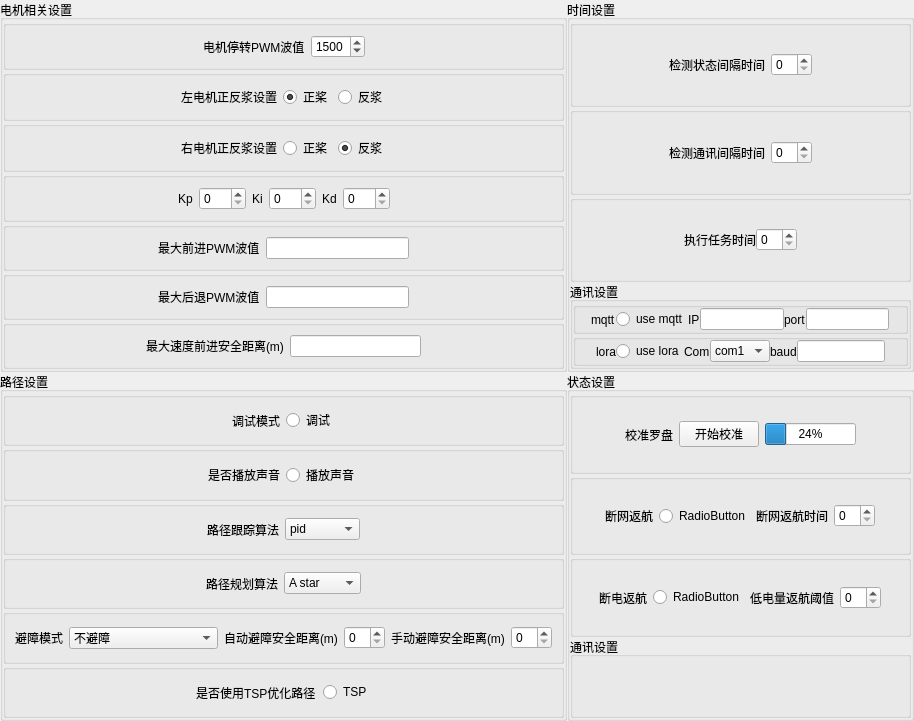
<?xml version="1.0" encoding="UTF-8"?>
<ui version="4.0">
 <class>Form</class>
 <widget class="QWidget" name="Form">
  <property name="geometry">
   <rect>
    <x>0</x>
    <y>0</y>
    <width>914</width>
    <height>721</height>
   </rect>
  </property>
  <property name="windowTitle">
   <string>Form</string>
  </property>
  <layout class="QGridLayout" name="gridLayout" rowstretch="1,1" columnstretch="1,1">
   <property name="leftMargin">
    <number>0</number>
   </property>
   <property name="topMargin">
    <number>0</number>
   </property>
   <property name="rightMargin">
    <number>0</number>
   </property>
   <property name="bottomMargin">
    <number>0</number>
   </property>
   <property name="spacing">
    <number>0</number>
   </property>
   <item row="1" column="1">
    <widget class="QGroupBox" name="groupBox_4">
     <property name="title">
      <string>状态设置</string>
     </property>
     <layout class="QVBoxLayout" name="verticalLayout_2">
      <property name="spacing">
       <number>0</number>
      </property>
      <property name="leftMargin">
       <number>0</number>
      </property>
      <property name="topMargin">
       <number>0</number>
      </property>
      <property name="rightMargin">
       <number>0</number>
      </property>
      <property name="bottomMargin">
       <number>0</number>
      </property>
      <item>
       <widget class="QGroupBox" name="groupBox_15">
        <property name="title">
         <string/>
        </property>
        <layout class="QHBoxLayout" name="horizontalLayout_8">
         <item>
          <spacer name="horizontalSpacer_17">
           <property name="orientation">
            <enum>Qt::Horizontal</enum>
           </property>
           <property name="sizeHint" stdset="0">
            <size>
             <width>40</width>
             <height>20</height>
            </size>
           </property>
          </spacer>
         </item>
         <item>
          <widget class="QLabel" name="label_5">
           <property name="text">
            <string>校准罗盘</string>
           </property>
          </widget>
         </item>
         <item>
          <widget class="QPushButton" name="celebrate_push_button">
           <property name="text">
            <string>开始校准</string>
           </property>
          </widget>
         </item>
         <item>
          <widget class="QProgressBar" name="celebrate_progress_bar">
           <property name="value">
            <number>24</number>
           </property>
          </widget>
         </item>
         <item>
          <spacer name="horizontalSpacer_18">
           <property name="orientation">
            <enum>Qt::Horizontal</enum>
           </property>
           <property name="sizeHint" stdset="0">
            <size>
             <width>40</width>
             <height>20</height>
            </size>
           </property>
          </spacer>
         </item>
        </layout>
       </widget>
      </item>
      <item>
       <widget class="QGroupBox" name="groupBox_8">
        <property name="title">
         <string/>
        </property>
        <layout class="QHBoxLayout" name="horizontalLayout_9">
         <item>
          <spacer name="horizontalSpacer_15">
           <property name="orientation">
            <enum>Qt::Horizontal</enum>
           </property>
           <property name="sizeHint" stdset="0">
            <size>
             <width>40</width>
             <height>20</height>
            </size>
           </property>
          </spacer>
         </item>
         <item>
          <widget class="QLabel" name="label_6">
           <property name="text">
            <string>断网返航</string>
           </property>
          </widget>
         </item>
         <item>
          <widget class="QRadioButton" name="network_backhome_radio_button">
           <property name="text">
            <string>RadioButton</string>
           </property>
          </widget>
         </item>
         <item>
          <widget class="QLabel" name="label_13">
           <property name="text">
            <string>断网返航时间</string>
           </property>
          </widget>
         </item>
         <item>
          <widget class="QSpinBox" name="network_backhome_spin_box"/>
         </item>
         <item>
          <spacer name="horizontalSpacer_16">
           <property name="orientation">
            <enum>Qt::Horizontal</enum>
           </property>
           <property name="sizeHint" stdset="0">
            <size>
             <width>40</width>
             <height>20</height>
            </size>
           </property>
          </spacer>
         </item>
        </layout>
       </widget>
      </item>
      <item>
       <widget class="QGroupBox" name="groupBox_7">
        <property name="title">
         <string/>
        </property>
        <layout class="QHBoxLayout" name="horizontalLayout_10">
         <item>
          <spacer name="horizontalSpacer_19">
           <property name="orientation">
            <enum>Qt::Horizontal</enum>
           </property>
           <property name="sizeHint" stdset="0">
            <size>
             <width>40</width>
             <height>20</height>
            </size>
           </property>
          </spacer>
         </item>
         <item>
          <widget class="QLabel" name="label_7">
           <property name="text">
            <string>断电返航</string>
           </property>
          </widget>
         </item>
         <item>
          <widget class="QRadioButton" name="energy_backhome_radio_button">
           <property name="text">
            <string>RadioButton</string>
           </property>
          </widget>
         </item>
         <item>
          <widget class="QLabel" name="label_14">
           <property name="text">
            <string>低电量返航阈值</string>
           </property>
          </widget>
         </item>
         <item>
          <widget class="QSpinBox" name="energy_backhome_spin_box"/>
         </item>
         <item>
          <spacer name="horizontalSpacer_20">
           <property name="orientation">
            <enum>Qt::Horizontal</enum>
           </property>
           <property name="sizeHint" stdset="0">
            <size>
             <width>40</width>
             <height>20</height>
            </size>
           </property>
          </spacer>
         </item>
        </layout>
       </widget>
      </item>
      <item>
       <widget class="QGroupBox" name="groupBox_24">
        <property name="title">
         <string>通讯设置</string>
        </property>
       </widget>
      </item>
     </layout>
    </widget>
   </item>
   <item row="0" column="0">
    <widget class="QGroupBox" name="groupBox">
     <property name="title">
      <string>电机相关设置</string>
     </property>
     <layout class="QVBoxLayout" name="verticalLayout">
      <property name="spacing">
       <number>0</number>
      </property>
      <property name="leftMargin">
       <number>0</number>
      </property>
      <property name="topMargin">
       <number>0</number>
      </property>
      <property name="rightMargin">
       <number>0</number>
      </property>
      <property name="bottomMargin">
       <number>0</number>
      </property>
      <item>
       <widget class="QGroupBox" name="groupBox_14">
        <property name="title">
         <string/>
        </property>
        <layout class="QHBoxLayout" name="horizontalLayout">
         <item>
          <spacer name="horizontalSpacer">
           <property name="orientation">
            <enum>Qt::Horizontal</enum>
           </property>
           <property name="sizeHint" stdset="0">
            <size>
             <width>40</width>
             <height>20</height>
            </size>
           </property>
          </spacer>
         </item>
         <item>
          <widget class="QLabel" name="label">
           <property name="text">
            <string>电机停转PWM波值</string>
           </property>
          </widget>
         </item>
         <item>
          <widget class="QSpinBox" name="stop_pwm_spin_box">
           <property name="minimum">
            <number>1400</number>
           </property>
           <property name="maximum">
            <number>1600</number>
           </property>
           <property name="value">
            <number>1500</number>
           </property>
          </widget>
         </item>
         <item>
          <spacer name="horizontalSpacer_2">
           <property name="orientation">
            <enum>Qt::Horizontal</enum>
           </property>
           <property name="sizeHint" stdset="0">
            <size>
             <width>40</width>
             <height>20</height>
            </size>
           </property>
          </spacer>
         </item>
        </layout>
       </widget>
      </item>
      <item>
       <widget class="QGroupBox" name="groupBox_13">
        <property name="title">
         <string/>
        </property>
        <layout class="QHBoxLayout" name="horizontalLayout_2">
         <item>
          <spacer name="horizontalSpacer_3">
           <property name="orientation">
            <enum>Qt::Horizontal</enum>
           </property>
           <property name="sizeHint" stdset="0">
            <size>
             <width>40</width>
             <height>20</height>
            </size>
           </property>
          </spacer>
         </item>
         <item>
          <widget class="QLabel" name="label_2">
           <property name="text">
            <string>左电机正反浆设置</string>
           </property>
          </widget>
         </item>
         <item>
          <widget class="QRadioButton" name="left_positive_radio_button">
           <property name="text">
            <string>正桨</string>
           </property>
           <property name="checked">
            <bool>true</bool>
           </property>
          </widget>
         </item>
         <item>
          <widget class="QRadioButton" name="left_opposite_radio_button">
           <property name="text">
            <string>反浆</string>
           </property>
          </widget>
         </item>
         <item>
          <spacer name="horizontalSpacer_4">
           <property name="orientation">
            <enum>Qt::Horizontal</enum>
           </property>
           <property name="sizeHint" stdset="0">
            <size>
             <width>40</width>
             <height>20</height>
            </size>
           </property>
          </spacer>
         </item>
        </layout>
       </widget>
      </item>
      <item>
       <widget class="QGroupBox" name="groupBox_12">
        <property name="title">
         <string/>
        </property>
        <layout class="QHBoxLayout" name="horizontalLayout_3">
         <item>
          <spacer name="horizontalSpacer_5">
           <property name="orientation">
            <enum>Qt::Horizontal</enum>
           </property>
           <property name="sizeHint" stdset="0">
            <size>
             <width>40</width>
             <height>20</height>
            </size>
           </property>
          </spacer>
         </item>
         <item>
          <widget class="QLabel" name="label_3">
           <property name="text">
            <string>右电机正反浆设置</string>
           </property>
          </widget>
         </item>
         <item>
          <widget class="QRadioButton" name="right_positive_radio_button">
           <property name="text">
            <string>正桨</string>
           </property>
           <property name="checked">
            <bool>false</bool>
           </property>
          </widget>
         </item>
         <item>
          <widget class="QRadioButton" name="right_opposite_radio_button">
           <property name="text">
            <string>反浆</string>
           </property>
           <property name="checked">
            <bool>true</bool>
           </property>
          </widget>
         </item>
         <item>
          <spacer name="horizontalSpacer_6">
           <property name="orientation">
            <enum>Qt::Horizontal</enum>
           </property>
           <property name="sizeHint" stdset="0">
            <size>
             <width>40</width>
             <height>20</height>
            </size>
           </property>
          </spacer>
         </item>
        </layout>
       </widget>
      </item>
      <item>
       <widget class="QGroupBox" name="groupBox_11">
        <property name="title">
         <string/>
        </property>
        <layout class="QHBoxLayout" name="horizontalLayout_4">
         <item>
          <spacer name="horizontalSpacer_7">
           <property name="orientation">
            <enum>Qt::Horizontal</enum>
           </property>
           <property name="sizeHint" stdset="0">
            <size>
             <width>40</width>
             <height>20</height>
            </size>
           </property>
          </spacer>
         </item>
         <item>
          <widget class="QLabel" name="label_4">
           <property name="text">
            <string>Kp</string>
           </property>
          </widget>
         </item>
         <item>
          <widget class="QSpinBox" name="kp_spin_box">
           <property name="maximum">
            <number>100</number>
           </property>
           <property name="singleStep">
            <number>1</number>
           </property>
          </widget>
         </item>
         <item>
          <widget class="QLabel" name="label_11">
           <property name="text">
            <string>Ki</string>
           </property>
          </widget>
         </item>
         <item>
          <widget class="QSpinBox" name="ki_spin_box">
           <property name="maximum">
            <number>100</number>
           </property>
          </widget>
         </item>
         <item>
          <widget class="QLabel" name="label_12">
           <property name="text">
            <string>Kd</string>
           </property>
          </widget>
         </item>
         <item>
          <widget class="QSpinBox" name="kd_spin_box">
           <property name="maximum">
            <number>100</number>
           </property>
          </widget>
         </item>
         <item>
          <spacer name="horizontalSpacer_8">
           <property name="orientation">
            <enum>Qt::Horizontal</enum>
           </property>
           <property name="sizeHint" stdset="0">
            <size>
             <width>40</width>
             <height>20</height>
            </size>
           </property>
          </spacer>
         </item>
        </layout>
       </widget>
      </item>
      <item>
       <widget class="QGroupBox" name="groupBox_10">
        <property name="title">
         <string/>
        </property>
        <layout class="QHBoxLayout" name="horizontalLayout_5">
         <item>
          <spacer name="horizontalSpacer_9">
           <property name="orientation">
            <enum>Qt::Horizontal</enum>
           </property>
           <property name="sizeHint" stdset="0">
            <size>
             <width>40</width>
             <height>20</height>
            </size>
           </property>
          </spacer>
         </item>
         <item>
          <widget class="QLabel" name="label_10">
           <property name="text">
            <string>最大前进PWM波值</string>
           </property>
          </widget>
         </item>
         <item>
          <widget class="QLineEdit" name="max_pwm_line_edit"/>
         </item>
         <item>
          <spacer name="horizontalSpacer_10">
           <property name="orientation">
            <enum>Qt::Horizontal</enum>
           </property>
           <property name="sizeHint" stdset="0">
            <size>
             <width>40</width>
             <height>20</height>
            </size>
           </property>
          </spacer>
         </item>
        </layout>
       </widget>
      </item>
      <item>
       <widget class="QGroupBox" name="groupBox_9">
        <property name="title">
         <string/>
        </property>
        <layout class="QHBoxLayout" name="horizontalLayout_6">
         <item>
          <spacer name="horizontalSpacer_11">
           <property name="orientation">
            <enum>Qt::Horizontal</enum>
           </property>
           <property name="sizeHint" stdset="0">
            <size>
             <width>40</width>
             <height>20</height>
            </size>
           </property>
          </spacer>
         </item>
         <item>
          <widget class="QLabel" name="label_9">
           <property name="text">
            <string>最大后退PWM波值</string>
           </property>
          </widget>
         </item>
         <item>
          <widget class="QLineEdit" name="min_pwm_line_edit"/>
         </item>
         <item>
          <spacer name="horizontalSpacer_12">
           <property name="orientation">
            <enum>Qt::Horizontal</enum>
           </property>
           <property name="sizeHint" stdset="0">
            <size>
             <width>40</width>
             <height>20</height>
            </size>
           </property>
          </spacer>
         </item>
        </layout>
       </widget>
      </item>
      <item>
       <widget class="QGroupBox" name="groupBox_5">
        <property name="title">
         <string/>
        </property>
        <layout class="QHBoxLayout" name="horizontalLayout_7">
         <item>
          <spacer name="horizontalSpacer_13">
           <property name="orientation">
            <enum>Qt::Horizontal</enum>
           </property>
           <property name="sizeHint" stdset="0">
            <size>
             <width>40</width>
             <height>20</height>
            </size>
           </property>
          </spacer>
         </item>
         <item>
          <widget class="QLabel" name="label_8">
           <property name="text">
            <string>最大速度前进安全距离(m)</string>
           </property>
          </widget>
         </item>
         <item>
          <widget class="QLineEdit" name="full_speed_line_edit"/>
         </item>
         <item>
          <spacer name="horizontalSpacer_14">
           <property name="orientation">
            <enum>Qt::Horizontal</enum>
           </property>
           <property name="sizeHint" stdset="0">
            <size>
             <width>40</width>
             <height>20</height>
            </size>
           </property>
          </spacer>
         </item>
        </layout>
       </widget>
      </item>
     </layout>
    </widget>
   </item>
   <item row="1" column="0">
    <widget class="QGroupBox" name="groupBox_3">
     <property name="title">
      <string>路径设置</string>
     </property>
     <layout class="QVBoxLayout" name="verticalLayout_4">
      <property name="spacing">
       <number>0</number>
      </property>
      <property name="leftMargin">
       <number>0</number>
      </property>
      <property name="topMargin">
       <number>0</number>
      </property>
      <property name="rightMargin">
       <number>0</number>
      </property>
      <property name="bottomMargin">
       <number>0</number>
      </property>
      <item>
       <widget class="QGroupBox" name="groupBox_23">
        <property name="title">
         <string/>
        </property>
        <layout class="QHBoxLayout" name="horizontalLayout_14">
         <item>
          <spacer name="horizontalSpacer_27">
           <property name="orientation">
            <enum>Qt::Horizontal</enum>
           </property>
           <property name="sizeHint" stdset="0">
            <size>
             <width>40</width>
             <height>20</height>
            </size>
           </property>
          </spacer>
         </item>
         <item>
          <widget class="QLabel" name="label_21">
           <property name="text">
            <string>调试模式</string>
           </property>
          </widget>
         </item>
         <item>
          <widget class="QRadioButton" name="is_debug_radio_button">
           <property name="text">
            <string>调试</string>
           </property>
          </widget>
         </item>
         <item>
          <spacer name="horizontalSpacer_28">
           <property name="orientation">
            <enum>Qt::Horizontal</enum>
           </property>
           <property name="sizeHint" stdset="0">
            <size>
             <width>40</width>
             <height>20</height>
            </size>
           </property>
          </spacer>
         </item>
        </layout>
       </widget>
      </item>
      <item>
       <widget class="QGroupBox" name="groupBox_22">
        <property name="title">
         <string/>
        </property>
        <layout class="QHBoxLayout" name="horizontalLayout_15">
         <item>
          <spacer name="horizontalSpacer_29">
           <property name="orientation">
            <enum>Qt::Horizontal</enum>
           </property>
           <property name="sizeHint" stdset="0">
            <size>
             <width>40</width>
             <height>20</height>
            </size>
           </property>
          </spacer>
         </item>
         <item>
          <widget class="QLabel" name="label_22">
           <property name="text">
            <string>是否播放声音</string>
           </property>
          </widget>
         </item>
         <item>
          <widget class="QRadioButton" name="is_play_audio_radio_button">
           <property name="text">
            <string>播放声音</string>
           </property>
          </widget>
         </item>
         <item>
          <spacer name="horizontalSpacer_30">
           <property name="orientation">
            <enum>Qt::Horizontal</enum>
           </property>
           <property name="sizeHint" stdset="0">
            <size>
             <width>40</width>
             <height>20</height>
            </size>
           </property>
          </spacer>
         </item>
        </layout>
       </widget>
      </item>
      <item>
       <widget class="QGroupBox" name="groupBox_21">
        <property name="title">
         <string/>
        </property>
        <layout class="QHBoxLayout" name="horizontalLayout_16">
         <item>
          <spacer name="horizontalSpacer_34">
           <property name="orientation">
            <enum>Qt::Horizontal</enum>
           </property>
           <property name="sizeHint" stdset="0">
            <size>
             <width>40</width>
             <height>20</height>
            </size>
           </property>
          </spacer>
         </item>
         <item>
          <widget class="QLabel" name="label_23">
           <property name="text">
            <string>路径跟踪算法</string>
           </property>
          </widget>
         </item>
         <item>
          <widget class="QComboBox" name="path_track_combo_box">
           <item>
            <property name="text">
             <string>pid</string>
            </property>
           </item>
           <item>
            <property name="text">
             <string>puresuit</string>
            </property>
           </item>
           <item>
            <property name="text">
             <string>mpc</string>
            </property>
           </item>
          </widget>
         </item>
         <item>
          <spacer name="horizontalSpacer_33">
           <property name="orientation">
            <enum>Qt::Horizontal</enum>
           </property>
           <property name="sizeHint" stdset="0">
            <size>
             <width>40</width>
             <height>20</height>
            </size>
           </property>
          </spacer>
         </item>
        </layout>
       </widget>
      </item>
      <item>
       <widget class="QGroupBox" name="groupBox_20">
        <property name="title">
         <string/>
        </property>
        <layout class="QHBoxLayout" name="horizontalLayout_17">
         <item>
          <spacer name="horizontalSpacer_35">
           <property name="orientation">
            <enum>Qt::Horizontal</enum>
           </property>
           <property name="sizeHint" stdset="0">
            <size>
             <width>40</width>
             <height>20</height>
            </size>
           </property>
          </spacer>
         </item>
         <item>
          <widget class="QLabel" name="label_18">
           <property name="text">
            <string>路径规划算法</string>
           </property>
          </widget>
         </item>
         <item>
          <widget class="QComboBox" name="path_planning_combo_box">
           <item>
            <property name="text">
             <string>A star</string>
            </property>
           </item>
           <item>
            <property name="text">
             <string>direct go</string>
            </property>
           </item>
           <item>
            <property name="text">
             <string>RRT</string>
            </property>
           </item>
          </widget>
         </item>
         <item>
          <spacer name="horizontalSpacer_36">
           <property name="orientation">
            <enum>Qt::Horizontal</enum>
           </property>
           <property name="sizeHint" stdset="0">
            <size>
             <width>40</width>
             <height>20</height>
            </size>
           </property>
          </spacer>
         </item>
        </layout>
       </widget>
      </item>
      <item>
       <widget class="QGroupBox" name="groupBox_19">
        <property name="title">
         <string/>
        </property>
        <layout class="QHBoxLayout" name="horizontalLayout_18">
         <item>
          <spacer name="horizontalSpacer_37">
           <property name="orientation">
            <enum>Qt::Horizontal</enum>
           </property>
           <property name="sizeHint" stdset="0">
            <size>
             <width>40</width>
             <height>20</height>
            </size>
           </property>
          </spacer>
         </item>
         <item>
          <widget class="QLabel" name="label_19">
           <property name="text">
            <string>避障模式</string>
           </property>
          </widget>
         </item>
         <item>
          <widget class="QComboBox" name="avoidance_combo_box">
           <item>
            <property name="text">
             <string>不避障</string>
            </property>
           </item>
           <item>
            <property name="text">
             <string>自动模式避障</string>
            </property>
           </item>
           <item>
            <property name="text">
             <string>自动和手动模式均避障</string>
            </property>
           </item>
          </widget>
         </item>
         <item>
          <widget class="QLabel" name="label_24">
           <property name="text">
            <string>自动避障安全距离(m)</string>
           </property>
          </widget>
         </item>
         <item>
          <widget class="QSpinBox" name="spinBox"/>
         </item>
         <item>
          <widget class="QLabel" name="label_25">
           <property name="text">
            <string>手动避障安全距离(m)</string>
           </property>
          </widget>
         </item>
         <item>
          <widget class="QSpinBox" name="spinBox_2"/>
         </item>
         <item>
          <spacer name="horizontalSpacer_38">
           <property name="orientation">
            <enum>Qt::Horizontal</enum>
           </property>
           <property name="sizeHint" stdset="0">
            <size>
             <width>40</width>
             <height>20</height>
            </size>
           </property>
          </spacer>
         </item>
        </layout>
       </widget>
      </item>
      <item>
       <widget class="QGroupBox" name="groupBox_18">
        <property name="title">
         <string/>
        </property>
        <layout class="QHBoxLayout" name="horizontalLayout_19">
         <item>
          <spacer name="horizontalSpacer_31">
           <property name="orientation">
            <enum>Qt::Horizontal</enum>
           </property>
           <property name="sizeHint" stdset="0">
            <size>
             <width>40</width>
             <height>20</height>
            </size>
           </property>
          </spacer>
         </item>
         <item>
          <widget class="QLabel" name="label_20">
           <property name="text">
            <string>是否使用TSP优化路径</string>
           </property>
          </widget>
         </item>
         <item>
          <widget class="QRadioButton" name="is_use_tsp_radio_button">
           <property name="text">
            <string>TSP</string>
           </property>
          </widget>
         </item>
         <item>
          <spacer name="horizontalSpacer_32">
           <property name="orientation">
            <enum>Qt::Horizontal</enum>
           </property>
           <property name="sizeHint" stdset="0">
            <size>
             <width>40</width>
             <height>20</height>
            </size>
           </property>
          </spacer>
         </item>
        </layout>
       </widget>
      </item>
     </layout>
    </widget>
   </item>
   <item row="0" column="1">
    <widget class="QGroupBox" name="groupBox_2">
     <property name="title">
      <string>时间设置</string>
     </property>
     <layout class="QVBoxLayout" name="verticalLayout_3">
      <property name="spacing">
       <number>0</number>
      </property>
      <property name="leftMargin">
       <number>0</number>
      </property>
      <property name="topMargin">
       <number>0</number>
      </property>
      <property name="rightMargin">
       <number>0</number>
      </property>
      <property name="bottomMargin">
       <number>0</number>
      </property>
      <item>
       <widget class="QGroupBox" name="groupBox_6">
        <property name="title">
         <string/>
        </property>
        <layout class="QHBoxLayout" name="horizontalLayout_11">
         <item>
          <spacer name="horizontalSpacer_21">
           <property name="orientation">
            <enum>Qt::Horizontal</enum>
           </property>
           <property name="sizeHint" stdset="0">
            <size>
             <width>40</width>
             <height>20</height>
            </size>
           </property>
          </spacer>
         </item>
         <item>
          <widget class="QLabel" name="label_16">
           <property name="text">
            <string>检测状态间隔时间</string>
           </property>
          </widget>
         </item>
         <item>
          <widget class="QSpinBox" name="check_status_spin_box"/>
         </item>
         <item>
          <spacer name="horizontalSpacer_22">
           <property name="orientation">
            <enum>Qt::Horizontal</enum>
           </property>
           <property name="sizeHint" stdset="0">
            <size>
             <width>40</width>
             <height>20</height>
            </size>
           </property>
          </spacer>
         </item>
        </layout>
       </widget>
      </item>
      <item>
       <widget class="QGroupBox" name="groupBox_16">
        <property name="title">
         <string/>
        </property>
        <layout class="QHBoxLayout" name="horizontalLayout_12">
         <item>
          <spacer name="horizontalSpacer_23">
           <property name="orientation">
            <enum>Qt::Horizontal</enum>
           </property>
           <property name="sizeHint" stdset="0">
            <size>
             <width>40</width>
             <height>20</height>
            </size>
           </property>
          </spacer>
         </item>
         <item>
          <widget class="QLabel" name="label_15">
           <property name="text">
            <string>检测通讯间隔时间</string>
           </property>
          </widget>
         </item>
         <item>
          <widget class="QSpinBox" name="check_connect_spin_box"/>
         </item>
         <item>
          <spacer name="horizontalSpacer_24">
           <property name="orientation">
            <enum>Qt::Horizontal</enum>
           </property>
           <property name="sizeHint" stdset="0">
            <size>
             <width>40</width>
             <height>20</height>
            </size>
           </property>
          </spacer>
         </item>
        </layout>
       </widget>
      </item>
      <item>
       <widget class="QGroupBox" name="groupBox_17">
        <property name="title">
         <string/>
        </property>
        <layout class="QHBoxLayout" name="horizontalLayout_13">
         <property name="spacing">
          <number>0</number>
         </property>
         <property name="leftMargin">
          <number>0</number>
         </property>
         <property name="topMargin">
          <number>0</number>
         </property>
         <property name="rightMargin">
          <number>0</number>
         </property>
         <property name="bottomMargin">
          <number>0</number>
         </property>
         <item>
          <spacer name="horizontalSpacer_25">
           <property name="orientation">
            <enum>Qt::Horizontal</enum>
           </property>
           <property name="sizeHint" stdset="0">
            <size>
             <width>40</width>
             <height>20</height>
            </size>
           </property>
          </spacer>
         </item>
         <item>
          <widget class="QLabel" name="label_17">
           <property name="text">
            <string>执行任务时间</string>
           </property>
          </widget>
         </item>
         <item>
          <widget class="QSpinBox" name="tasking_spin_box"/>
         </item>
         <item>
          <spacer name="horizontalSpacer_26">
           <property name="orientation">
            <enum>Qt::Horizontal</enum>
           </property>
           <property name="sizeHint" stdset="0">
            <size>
             <width>40</width>
             <height>20</height>
            </size>
           </property>
          </spacer>
         </item>
        </layout>
       </widget>
      </item>
      <item>
       <widget class="QGroupBox" name="groupBox_25">
        <property name="title">
         <string>通讯设置</string>
        </property>
        <layout class="QVBoxLayout" name="verticalLayout_5">
         <property name="spacing">
          <number>0</number>
         </property>
         <property name="leftMargin">
          <number>0</number>
         </property>
         <property name="topMargin">
          <number>0</number>
         </property>
         <property name="rightMargin">
          <number>0</number>
         </property>
         <property name="bottomMargin">
          <number>0</number>
         </property>
         <item>
          <widget class="QGroupBox" name="groupBox_27">
           <property name="title">
            <string/>
           </property>
           <layout class="QHBoxLayout" name="horizontalLayout_20">
            <property name="spacing">
             <number>0</number>
            </property>
            <property name="leftMargin">
             <number>0</number>
            </property>
            <property name="topMargin">
             <number>0</number>
            </property>
            <property name="rightMargin">
             <number>0</number>
            </property>
            <property name="bottomMargin">
             <number>0</number>
            </property>
            <item>
             <spacer name="horizontalSpacer_39">
              <property name="orientation">
               <enum>Qt::Horizontal</enum>
              </property>
              <property name="sizeHint" stdset="0">
               <size>
                <width>40</width>
                <height>20</height>
               </size>
              </property>
             </spacer>
            </item>
            <item>
             <widget class="QLabel" name="label_26">
              <property name="text">
               <string>mqtt</string>
              </property>
             </widget>
            </item>
            <item>
             <widget class="QRadioButton" name="is_mqtt_radio_button">
              <property name="text">
               <string>use mqtt</string>
              </property>
             </widget>
            </item>
            <item>
             <widget class="QLabel" name="label_28">
              <property name="text">
               <string>IP</string>
              </property>
             </widget>
            </item>
            <item>
             <widget class="QLineEdit" name="lineEdit_4"/>
            </item>
            <item>
             <widget class="QLabel" name="label_29">
              <property name="text">
               <string>port</string>
              </property>
             </widget>
            </item>
            <item>
             <widget class="QLineEdit" name="lineEdit_5"/>
            </item>
            <item>
             <spacer name="horizontalSpacer_40">
              <property name="orientation">
               <enum>Qt::Horizontal</enum>
              </property>
              <property name="sizeHint" stdset="0">
               <size>
                <width>40</width>
                <height>20</height>
               </size>
              </property>
             </spacer>
            </item>
           </layout>
          </widget>
         </item>
         <item>
          <widget class="QGroupBox" name="groupBox_26">
           <property name="title">
            <string/>
           </property>
           <layout class="QHBoxLayout" name="horizontalLayout_21">
            <property name="spacing">
             <number>0</number>
            </property>
            <property name="leftMargin">
             <number>0</number>
            </property>
            <property name="topMargin">
             <number>0</number>
            </property>
            <property name="rightMargin">
             <number>0</number>
            </property>
            <property name="bottomMargin">
             <number>0</number>
            </property>
            <item>
             <spacer name="horizontalSpacer_41">
              <property name="orientation">
               <enum>Qt::Horizontal</enum>
              </property>
              <property name="sizeHint" stdset="0">
               <size>
                <width>40</width>
                <height>20</height>
               </size>
              </property>
             </spacer>
            </item>
            <item>
             <widget class="QLabel" name="label_27">
              <property name="text">
               <string>lora</string>
              </property>
             </widget>
            </item>
            <item>
             <widget class="QRadioButton" name="is_lora_radio_button">
              <property name="text">
               <string>use lora</string>
              </property>
             </widget>
            </item>
            <item>
             <widget class="QLabel" name="label_30">
              <property name="text">
               <string>Com</string>
              </property>
             </widget>
            </item>
            <item>
             <widget class="QComboBox" name="comboBox">
              <item>
               <property name="text">
                <string>com1</string>
               </property>
              </item>
              <item>
               <property name="text">
                <string>com2</string>
               </property>
              </item>
             </widget>
            </item>
            <item>
             <widget class="QLabel" name="label_31">
              <property name="text">
               <string>baud</string>
              </property>
             </widget>
            </item>
            <item>
             <widget class="QLineEdit" name="lineEdit_7"/>
            </item>
            <item>
             <spacer name="horizontalSpacer_42">
              <property name="orientation">
               <enum>Qt::Horizontal</enum>
              </property>
              <property name="sizeHint" stdset="0">
               <size>
                <width>40</width>
                <height>20</height>
               </size>
              </property>
             </spacer>
            </item>
           </layout>
          </widget>
         </item>
        </layout>
       </widget>
      </item>
     </layout>
    </widget>
   </item>
  </layout>
 </widget>
 <resources/>
 <connections/>
</ui>
